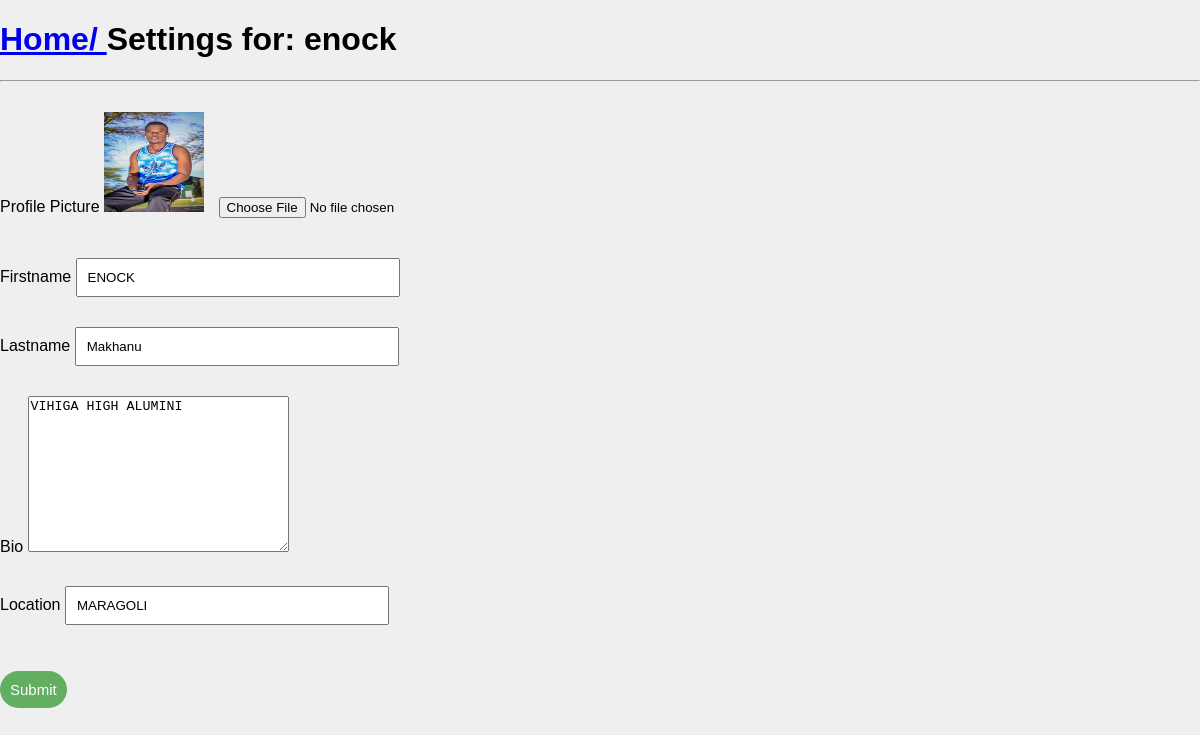
/settings/ (signed in), run on an earlier commit of the app's database.
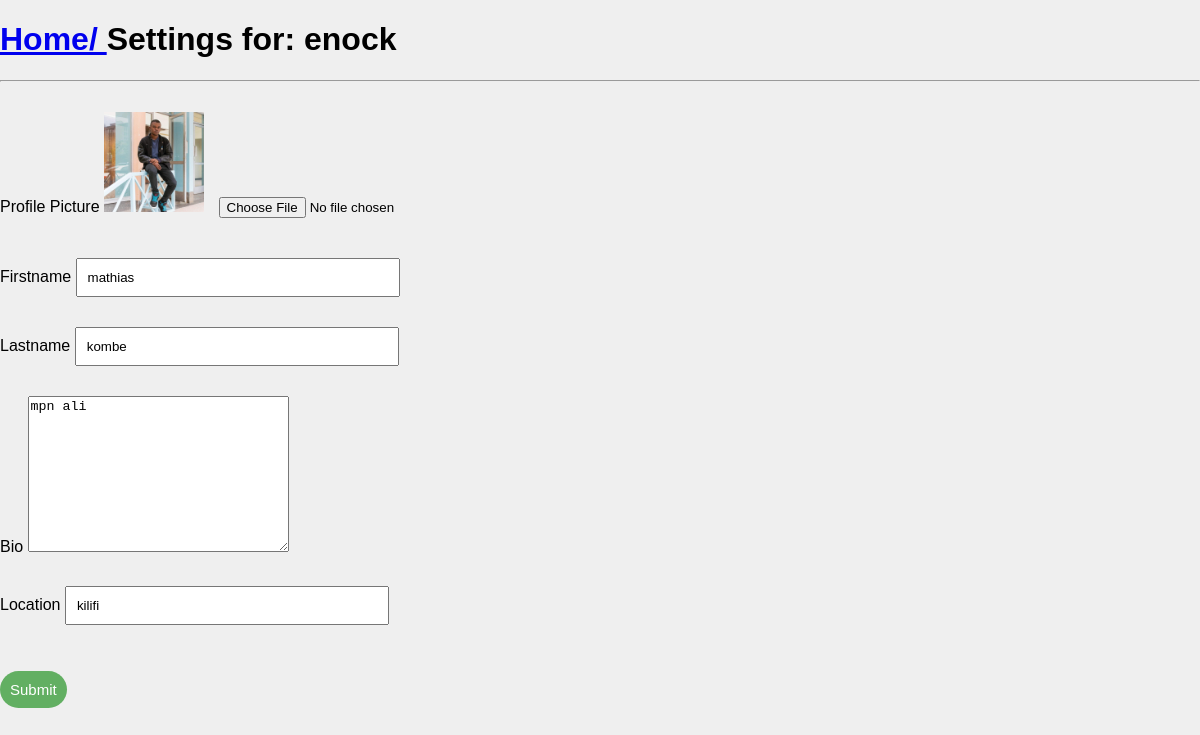
And on a later commit of the database.
### core/models.py (models this page shows, shortened)
class Profile(models.Model):
    user = models.ForeignKey(User,  on_delete=models.CASCADE)
    id_user = models.IntegerField()
    first_name = models.CharField(max_length=100,blank=True)
    second_name = models.CharField(max_length=100, blank=True)
    email = models.CharField(max_length=150, blank=True)
    bio = models.TextField(blank=True)
    profileimg = models.ImageField(upload_to='profileimg',default='blank-prof.jpg')
    location = models.CharField(max_length=100, blank=True)

### core/views.py (the view, shortened to what this page needs)
# urls.py: path('settings/', views.settings, name='settings'),
@login_required(login_url='login')
def settings(request):
    user_profile = Profile.objects.get (user= request.user)
    return render( request, 'settings.html', {'user_profile':user_profile})

### templates/settings.html (shortened to what this page needs)
<!DOCTYPE html>
<html lang="en">
<head>
    <link rel="stylesheet" href="">
</head>
<body class="settings">
    <div class="signForm">
        <h1 class="signuphead"> <a href="{% url 'home' %}">Home/ </a> Settings for: {{user.username}}</h1>
        <hr>
        <form action="" method="POST" enctype="multipart/form-data">
            <div class="settings-div">
                <label for="firstname ">Profile Picture</label>
                <img width="100" height="100" src="{{user_profile.profileimg.url}}" >
                <input type="file" id="input-settings" name="image"  value="">
            </div>
            <div class="settings-div">
                <label for="firstname ">Firstname</label>
                <input type="text" id="input-settings" name="firstname" value="{{user_profile.first_name }}">
            </div>
            <div class="settings-div">
                <label for="lastname ">Lastname</label>
                <input type="text" id="input-settings" name="lastname"  value="{{user_profile.second_name}}">
            </div>
            <div class="settings-div">
                <label for="Bio ">Bio</label>
                <textarea name="bio"  cols="30" rows="10">{{user_profile.bio}}</textarea>
            </div>
            <div>
                <label for="Location ">Location</label>
                <input type="text" id="input-settings" name="location"  value="{{user_profile.location}}">
            </div>
            <br>
            <br>
            <button type="submit" id="settingsbtn">Submit</button>
        </form>
    </div>
</body>
</html>

### templates/settings.html (style rules this page uses)
.settings { margin: 0; padding: 0; font-family: 'poppins',sans-serif; box-sizing: border-box; background-color: #efefef; }
.settings-div { margin: 30px 0; }
#input-settings { padding: 10px; width: 300px; }
#settingsbtn { color: #fff; align-items: center; padding: 10px; border-radius: 20px; font-size: 15px; margin: 10px 0; border: none; outline: none; cursor: pointer; background-color: rgb(98, 175, 98); }

What changed in the data, as far as the page shows it:
changed Profile: profileimg: a different picture; firstname "ENOCK" → "mathias"; lastname "Makhanu" → "kombe"; bio "VIHIGA HIGH ALUMINI" → "mpn ali"; location "MARAGOLI" → "kilifi"
